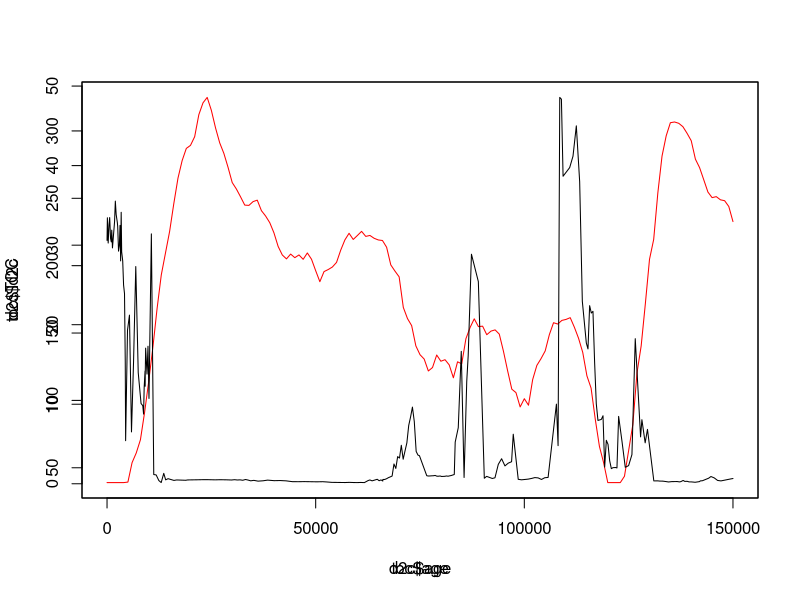
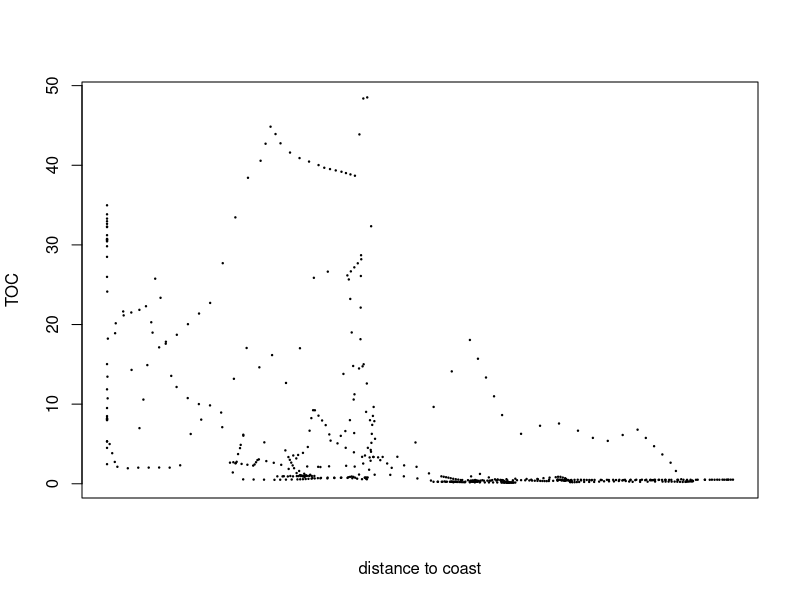
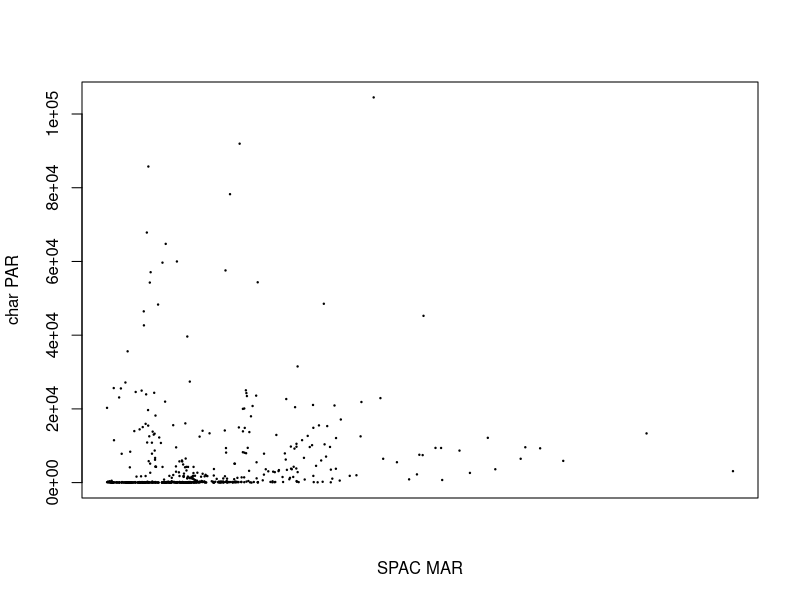
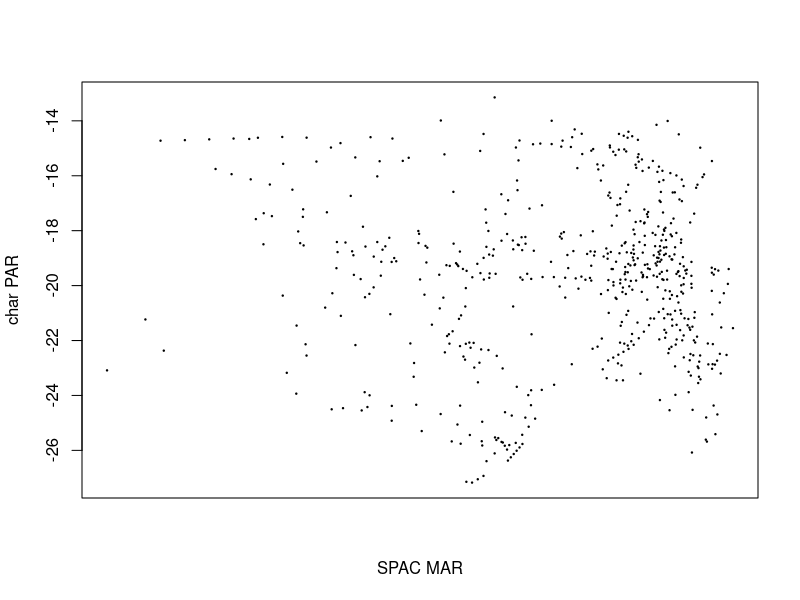
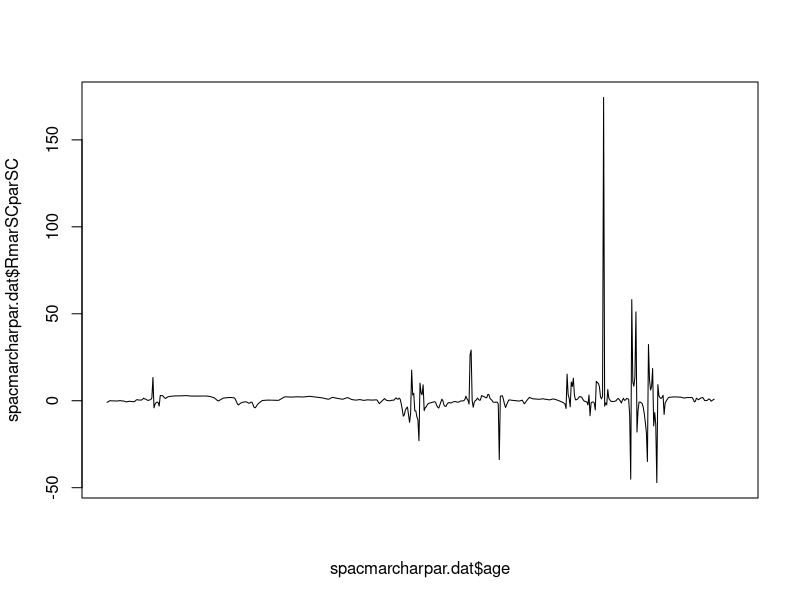
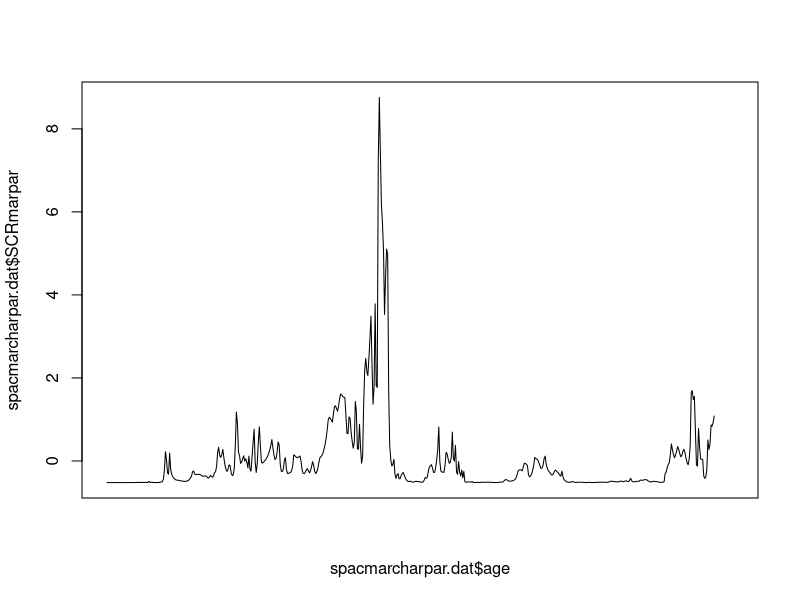
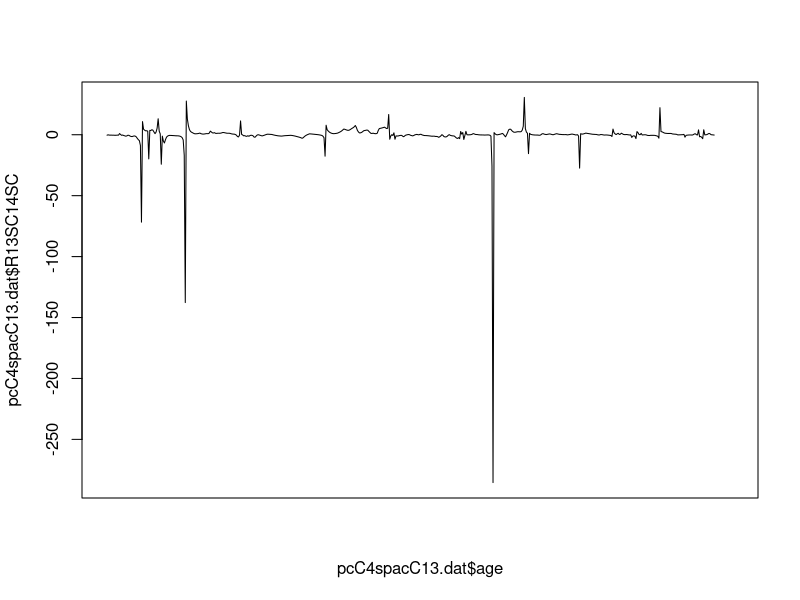
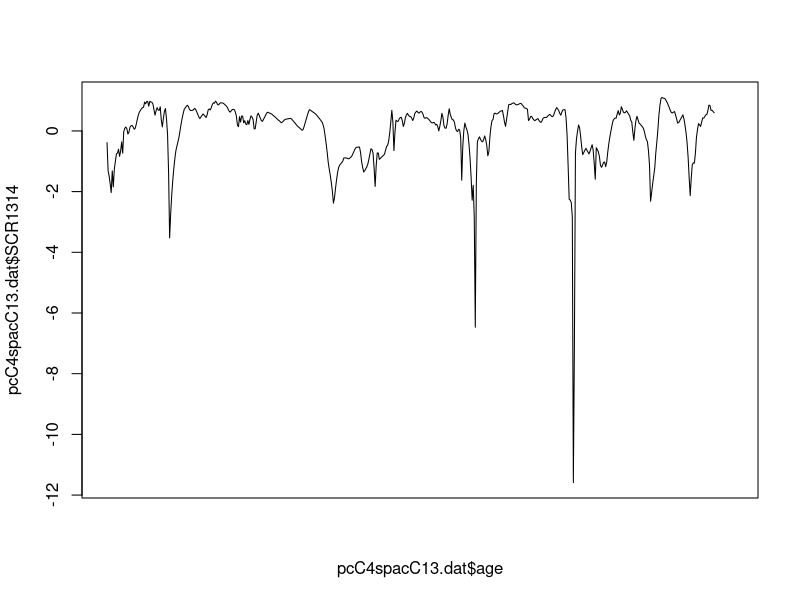

Source code (R) for these figures, in order: (Note: a time limit stopped this script after it produced the figures.)
##################################################################################
## hypothesis test of shifting fire intensity from 'natural' to 'anthropogenic' ## 
## fire regime in the Late Pleistocene of Sahul                                 ##
##                                                                              ##
## Corey J. A. Bradshaw, Flinders University/CABAH                              ##
## January 2023                                                                 ##
##                                                                              ##
## code for paper:                                                              ##
## Bird, M, CJA Bradshaw, M Brand, R Comley, X Hadeen, Z Jacobs, CR Rowe,       ##
##    CM Wurster, C Zwart. Pleistocene establishment of an Anthropogenic        ##
##    fire regime in Australia’s tropical savannas.                             ##
##################################################################################


## import data
d2c <- read.table("d2c.csv", header=T, sep=",") # distance to coast
toc <- read.table("toc.csv", header=T, sep=",") # total organic carbon
spacmar <- read.table("SPACMAR.csv", header=T, sep=",") # mass accumulation rate of stable polycyclic aromatic carbon 
charpar <- read.table("charpar.csv", header=T, sep=",") # particle accumulation rate of micro-charcoal 
pcC4 <- read.table("pcC4.csv", header=T, sep=",") # % grass pollen (of total dryland pollen)
spacC13 <- read.table("SPACC13.csv", header=T, sep=",") # δ13C of the stable polycyclic aromatic carbon

# interval for standardised ages
agest <- seq(0,150000,250)

# d2c vs. toc
plot(d2c$age,d2c$d2c, pch=19, cex=0.3, type="l", col="red")
par(new=T,xaxt="n")
plot(toc$age,toc$TOC, pch=19, cex=0.3, type="l")

d2c.intp <- approx(x=d2c$age, y=d2c$d2c, xout=agest, ties="mean")
toc.intp <- approx(x=toc$age, y=toc$TOC, xout=agest, ties="mean")
d2ctoc.dat <- data.frame(d2c.intp,toc.intp$y)
colnames(d2ctoc.dat) <- c("age","d2c","toc")
head(d2ctoc.dat)
plot(d2ctoc.dat$d2c, d2ctoc.dat$toc, pch=19, cex=0.2, xlab="distance to coast", ylab="TOC")

# spacmar vs. charpar
spacmar.intp <- approx(x=spacmar$age, y=spacmar$SPACMAR, xout=agest, ties="mean")
charpar.intp <- approx(x=charpar$age, y=charpar$charpar, xout=agest, ties="mean")
spacmarcharpar.dat <- data.frame(spacmar.intp,charpar.intp$y)
colnames(spacmarcharpar.dat) <- c("age","spacmar","charpar")
head(spacmarcharpar.dat)
plot(spacmarcharpar.dat$spacmar, spacmarcharpar.dat$charpar, pch=19, cex=0.2, xlab="SPAC MAR", ylab="char PAR")

# pcC4 vs. spacC13
pcC4.intp <- approx(x=pcC4$age, y=pcC4$pcC4, xout=agest, ties="mean")
spacC13.intp <- approx(x=spacC13$age, y=spacC13$SPACC13, xout=agest, ties="mean")
pcC4spacC13.dat <- data.frame(pcC4.intp,spacC13.intp$y)
colnames(pcC4spacC13.dat) <- c("age","pcC4","spac13")
head(pcC4spacC13.dat)
plot(pcC4spacC13.dat$pcC4, pcC4spacC13.dat$spac13, pch=19, cex=0.2, xlab="SPAC MAR", ylab="char PAR")

# standardised time series ratios
spacmarcharpar.dat$spacmarsc <- scale(spacmarcharpar.dat$spacmar, center=T, scale=T)
spacmarcharpar.dat$charparsc <- scale(spacmarcharpar.dat$charpar, center=T, scale=T)
spacmarcharpar.dat$RmarSCparSC <- spacmarcharpar.dat$spacmarsc/spacmarcharpar.dat$charparsc
plot(spacmarcharpar.dat$age, spacmarcharpar.dat$RmarSCparSC, type="l")
spacmarcharpar.dat$SCRmarpar <- scale(spacmarcharpar.dat$spacmar/spacmarcharpar.dat$charpar, center=T, scale=T)
plot(spacmarcharpar.dat$age, spacmarcharpar.dat$SCRmarpar, type="l")
write.table(spacmarcharpar.dat, "spacmarcharpar.csv", sep=",")

pcC4spacC13.dat$pcC4sc <- scale(pcC4spacC13.dat$pcC4, center=T, scale=T)
pcC4spacC13.dat$spac13sc <- scale(pcC4spacC13.dat$spac13, center=T, scale=T)
pcC4spacC13.dat$R13SC14SC <- pcC4spacC13.dat$spac13sc/pcC4spacC13.dat$pcC4sc
plot(pcC4spacC13.dat$age, pcC4spacC13.dat$R13SC14SC, type="l")
pcC4spacC13.dat$SCR1314 <- scale(pcC4spacC13.dat$spac13/pcC4spacC13.dat$pcC4, center=T, scale=T)
plot(pcC4spacC13.dat$age, pcC4spacC13.dat$SCR1314, type="l")

# split by pre and post 30 ka
# pcC4 vs. spacC13
pcC4spacC13old <- subset(pcC4spacC13.dat, age > 30000)
pcC4spacC13young <- subset(pcC4spacC13.dat, age <= 30000)
par(mfrow=c(1,2))
plot((pcC4spacC13old$pcC4),pcC4spacC13old$spac13, pch=19, cex=0.3)
plot((pcC4spacC13young$pcC4),pcC4spacC13young$spac13, pch=19, cex=0.3)
par(mfrow=c(1,1))

cor.young <- cor(pcC4spacC13young$pcC4,pcC4spacC13young$spac13, method="spearman")
cor.old <- cor(pcC4spacC13old$pcC4,pcC4spacC13old$spac13, method="spearman")

lyoung <- dim(pcC4spacC13young)[1]
seqold <- 1:dim(pcC4spacC13old)[1]
iter <- 10000
corRan <- rep(0,iter)
for (i in 1:iter) {
  ran.sub <- sample(seqold,lyoung,replace=T)  
  corRan.old <- cor((pcC4spacC13old[ran.sub,]$pcC4), (pcC4spacC13old[ran.sub,]$spac13), method="spearman", use="pairwise.complete.obs")
  corRan[i] <- ifelse(corRan.old < cor.young, 1, 0)
}
sum(corRan)/iter

# spacmar vs. charpar
spacmarcharparold <- subset(spacmarcharpar.dat, age > 30000 & spacmar > 0 & charpar > 0)
spacmarcharparyoung <- subset(spacmarcharpar.dat, age <= 30000 & spacmar > 0 & charpar > 0)
par(mfrow=c(1,2))
plot(log10(spacmarcharparold$spacmar),log10(spacmarcharparold$charpar), pch=19, cex=0.3)
plot(log10(spacmarcharparyoung$spacmar),log10(spacmarcharparyoung$charpar), pch=19, cex=0.3)
par(mfrow=c(1,1))

cor.young <- cor(log10(spacmarcharparyoung$spacmar),log10(spacmarcharparyoung$charpar), method="spearman")
cor.young
cor.old <- cor(log10(spacmarcharparold$spacmar),log10(spacmarcharparold$charpar), method="spearman")
cor.old

lyoung <- dim(spacmarcharparyoung)[1]
seqold <- 1:dim(spacmarcharparold)[1]
iter <- 10000
corRan <- rep(0,iter)
for (i in 1:iter) {
  ran.sub <- sample(seqold,lyoung,replace=T)  
  corRan.old <- cor(log10(spacmarcharparold[ran.sub,]$spacmar), log10(spacmarcharparold[ran.sub,]$charpar), method="spearman")
  corRan[i] <- ifelse(corRan.old < cor.young, 1, 0)
}
sum(corRan)/iter


## only 'wet' periods (> 10% total organic carbon)
comb.dat <- na.omit(data.frame(d2c.intp,toc.intp$y, spacmar.intp$y, charpar.intp$y, pcC4.intp$y, spacC13.intp$y))
colnames(comb.dat) <- c("age","d2c","toc","spacmar","charpar","pcC4","spacC13")
head(comb.dat)
combwet <- subset(comb.dat, toc > 10)  
combwetyoung <- subset(combwet, age < 30000)  
combwetold <- subset(combwet, age >= 30000)  

# spacmar vs. charpar
par(mfrow=c(1,2))
plot(log10(combwetold$spacmar),log10(combwetold$charpar), pch=19, cex=0.3)
plot(log10(combwetyoung$spacmar),log10(combwetyoung$charpar), pch=19, cex=0.3)
par(mfrow=c(1,1))

cor.young <- cor(log10(combwetyoung$spacmar),log10(combwetyoung$charpar), method="spearman")
cor.young
cor.old <- cor(log10(combwetold$spacmar),log10(combwetold$charpar), method="spearman")
cor.old

lyoung <- dim(combwetyoung)[1]
seqold <- 1:dim(combwetold)[1]
iter <- 10000
corRan <- corRan.old <- rep(0,iter)
for (i in 1:iter) {
  ran.sub <- sample(seqold,lyoung,replace=T)  
  corRan.old[i] <- cor(log10(combwetold[ran.sub,]$spacmar), log10(combwetold[ran.sub,]$charpar), method="spearman")
  corRan[i] <- ifelse(corRan.old[i] < cor.young, 1, 0)
}
sum(corRan)/iter
hist(corRan.old,main="")
abline(v=cor.young, col="red", lty=2)


# pcC4 vs spacC13
par(mfrow=c(1,2))
plot((combwetold$pcC4),(combwetold$spacC13), pch=19, cex=0.3)
plot((combwetyoung$pcC4),(combwetyoung$spacC13), pch=19, cex=0.3)
par(mfrow=c(1,1))

cor.young <- cor(combwetyoung$pcC4,(combwetyoung$spacC13), method="spearman")
cor.young
cor.old <- cor(combwetold$pcC4,(combwetold$spacC13), method="spearman")
cor.old

lyoung <- dim(combwetyoung)[1]
seqold <- 1:dim(combwetold)[1]
iter <- 10000
corRan <- corRan.old <- rep(0,iter)
for (i in 1:iter) {
  ran.sub <- sample(seqold,lyoung,replace=T)  
  corRan.old[i] <- cor(combwetold[ran.sub,]$pcC4, (combwetold[ran.sub,]$spacC13), method="spearman")
  corRan[i] <- ifelse(corRan.old[i] > cor.young, 1, 0)
}
sum(corRan)/iter
hist(corRan.old,main="")
abline(v=cor.young, col="red", lty=2)


## wetness threshold sensitivity analysis
iter <- 10000
wet.thresh.vec <- seq(1,10,1)

pr.ran1 <- pr.ran2 <- rep(NA,length(wet.thresh.vec))

for (w in 1:length(wet.thresh.vec)) {
  combwet <- subset(comb.dat, toc > wet.thresh.vec[w])  
  combwetyoung <- subset(combwet, age < 30000)  
  combwetold <- subset(combwet, age >= 30000)  

  # MARspac vs. PARchar
  cor.young1 <- cor(log10(combwetyoung$spacmar),log10(combwetyoung$charpar), method="spearman")
  cor.old1 <- cor(log10(combwetold$spacmar),log10(combwetold$charpar), method="spearman")

  lyoung1 <- dim(combwetyoung)[1]
  seqold1 <- 1:dim(combwetold)[1]
  corRan1 <- corRan.old1 <- rep(0,iter)
  for (i in 1:iter) {
    ran.sub <- sample(seqold1,lyoung1,replace=T)  
    corRan.old1[i] <- cor(log10(combwetold[ran.sub,]$spacmar), log10(combwetold[ran.sub,]$charpar), method="spearman")
    corRan1[i] <- ifelse(corRan.old1[i] < cor.young1, 1, 0)
  }
  pr.ran1[w] <- sum(corRan1)/iter

  
  # pcC4 vs δC13spac
  cor.young2 <- cor(combwetyoung$pcC4,combwetyoung$spacC13, method="spearman")
  cor.old2 <- cor(combwetold$pcC4,combwetold$spacC13, method="spearman")

  lyoung2 <- dim(combwetyoung)[1]
  seqold2 <- 1:dim(combwetold)[1]
  corRan2 <- corRan.old2 <- rep(0,iter)
  for (i in 1:iter) {
    ran.sub <- sample(seqold2,lyoung2,replace=T)  
    corRan.old2[i] <- cor(combwetold[ran.sub,]$pcC4, combwetold[ran.sub,]$spacC13, method="spearman")
    corRan2[i] <- ifelse(corRan.old2[i] > cor.young2, 1, 0)
  }
  pr.ran2[w] <- sum(corRan2)/iter
  
  print(wet.thresh.vec[w])
  
} # end w

par(mfrow=c(1,2))
plot(wet.thresh.vec, pr.ran1, type="l", xlab="wetness threshold", ylab="Pr(random) MARspac vs. PARchar")
plot(wet.thresh.vec, pr.ran2, type="l", xlab="wetness threshold", ylab="Pr(random) pcC4 vs δC13spac")
par(mfrow=c(1,1))



## temporal split sensitivity analysis
iter <- 10000
tsplit.thresh.vec <- seq(50000,10000,-5000)

pr.ran1 <- pr.ran2 <- rep(NA,length(tsplit.thresh.vec))

for (t in 1:length(tsplit.thresh.vec)) {
  combwet <- subset(comb.dat, toc > 10)  
  combwetyoung <- subset(combwet, age < tsplit.thresh.vec[t])  
  combwetold <- subset(combwet, age >= tsplit.thresh.vec[t])  
  
  # MARspac vs. PARchar
  cor.young1 <- cor(log10(combwetyoung$spacmar),log10(combwetyoung$charpar), method="spearman")
  cor.old1 <- cor(log10(combwetold$spacmar),log10(combwetold$charpar), method="spearman")
  
  lyoung1 <- dim(combwetyoung)[1]
  seqold1 <- 1:dim(combwetold)[1]
  corRan1 <- corRan.old1 <- rep(0,iter)
  for (i in 1:iter) {
    ran.sub <- sample(seqold1,lyoung1,replace=T)  
    corRan.old1[i] <- cor(log10(combwetold[ran.sub,]$spacmar), log10(combwetold[ran.sub,]$charpar), method="spearman")
    corRan1[i] <- ifelse(corRan.old1[i] < cor.young1, 1, 0)
  }
  pr.ran1[t] <- sum(corRan1)/iter
  
  
  # pcC4 vs δC13spac
  cor.young2 <- cor(combwetyoung$pcC4,combwetyoung$spacC13, method="spearman")
  cor.old2 <- cor(combwetold$pcC4,combwetold$spacC13, method="spearman")
  
  lyoung2 <- dim(combwetyoung)[1]
  seqold2 <- 1:dim(combwetold)[1]
  corRan2 <- corRan.old2 <- rep(0,iter)
  for (i in 1:iter) {
    ran.sub <- sample(seqold2,lyoung2,replace=T)  
    corRan.old2[i] <- cor(combwetold[ran.sub,]$pcC4, combwetold[ran.sub,]$spacC13, method="spearman")
    corRan2[i] <- ifelse(corRan.old2[i] > cor.young2, 1, 0)
  }
  pr.ran2[t] <- sum(corRan2)/iter
  
  print(tsplit.thresh.vec[t])
  
} # end t

par(mfrow=c(1,2))
plot(tsplit.thresh.vec, pr.ran1, type="l", xlab="temporal split", ylab="Pr(random) MARspac vs. PARchar")
plot(tsplit.thresh.vec, pr.ran2, type="l", xlab="temporal split", ylab="Pr(random) pcC4 vs δC13spac")
par(mfrow=c(1,1))
